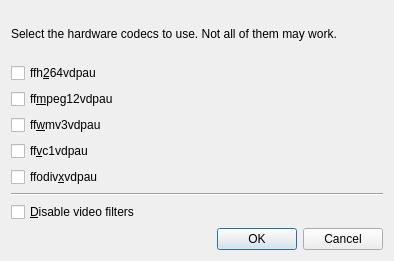
<ui version="4.0" >
 <class>VDPAUProperties</class>
 <widget class="QDialog" name="VDPAUProperties" >
  <property name="geometry" >
   <rect>
    <x>0</x>
    <y>0</y>
    <width>394</width>
    <height>261</height>
   </rect>
  </property>
  <property name="windowTitle" >
   <string>VDPAU Properties</string>
  </property>
  <layout class="QVBoxLayout" >
   <item>
    <widget class="QLabel" name="label" >
     <property name="text" >
      <string>Select the hardware codecs to use. Not all of them may work.</string>
     </property>
     <property name="wordWrap" >
      <bool>true</bool>
     </property>
    </widget>
   </item>
   <item>
    <widget class="QCheckBox" name="ffh264vdpau_check" >
     <property name="text" >
      <string>ffh&amp;264vdpau</string>
     </property>
    </widget>
   </item>
   <item>
    <widget class="QCheckBox" name="ffmpeg12vdpau_check" >
     <property name="text" >
      <string>ff&amp;mpeg12vdpau</string>
     </property>
    </widget>
   </item>
   <item>
    <widget class="QCheckBox" name="ffwmv3vdpau_check" >
     <property name="text" >
      <string>ff&amp;wmv3vdpau</string>
     </property>
    </widget>
   </item>
   <item>
    <widget class="QCheckBox" name="ffvc1vdpau_check" >
     <property name="text" >
      <string>ff&amp;vc1vdpau</string>
     </property>
    </widget>
   </item>
   <item>
    <widget class="QCheckBox" name="ffodivxvdpau_check" >
     <property name="text" >
      <string>ffodiv&amp;xvdpau</string>
     </property>
    </widget>
   </item>
   <item>
    <widget class="Line" name="line" >
     <property name="orientation" >
      <enum>Qt::Horizontal</enum>
     </property>
    </widget>
   </item>
   <item>
    <widget class="QCheckBox" name="disable_filters_check" >
     <property name="text" >
      <string>&amp;Disable video filters</string>
     </property>
    </widget>
   </item>
   <item>
    <widget class="QDialogButtonBox" name="buttonBox" >
     <property name="orientation" >
      <enum>Qt::Horizontal</enum>
     </property>
     <property name="standardButtons" >
      <set>QDialogButtonBox::Cancel|QDialogButtonBox::NoButton|QDialogButtonBox::Ok</set>
     </property>
    </widget>
   </item>
  </layout>
 </widget>
 <resources/>
 <connections>
  <connection>
   <sender>buttonBox</sender>
   <signal>accepted()</signal>
   <receiver>VDPAUProperties</receiver>
   <slot>accept()</slot>
   <hints>
    <hint type="sourcelabel" >
     <x>248</x>
     <y>254</y>
    </hint>
    <hint type="destinationlabel" >
     <x>157</x>
     <y>274</y>
    </hint>
   </hints>
  </connection>
  <connection>
   <sender>buttonBox</sender>
   <signal>rejected()</signal>
   <receiver>VDPAUProperties</receiver>
   <slot>reject()</slot>
   <hints>
    <hint type="sourcelabel" >
     <x>316</x>
     <y>260</y>
    </hint>
    <hint type="destinationlabel" >
     <x>286</x>
     <y>274</y>
    </hint>
   </hints>
  </connection>
 </connections>
</ui>
